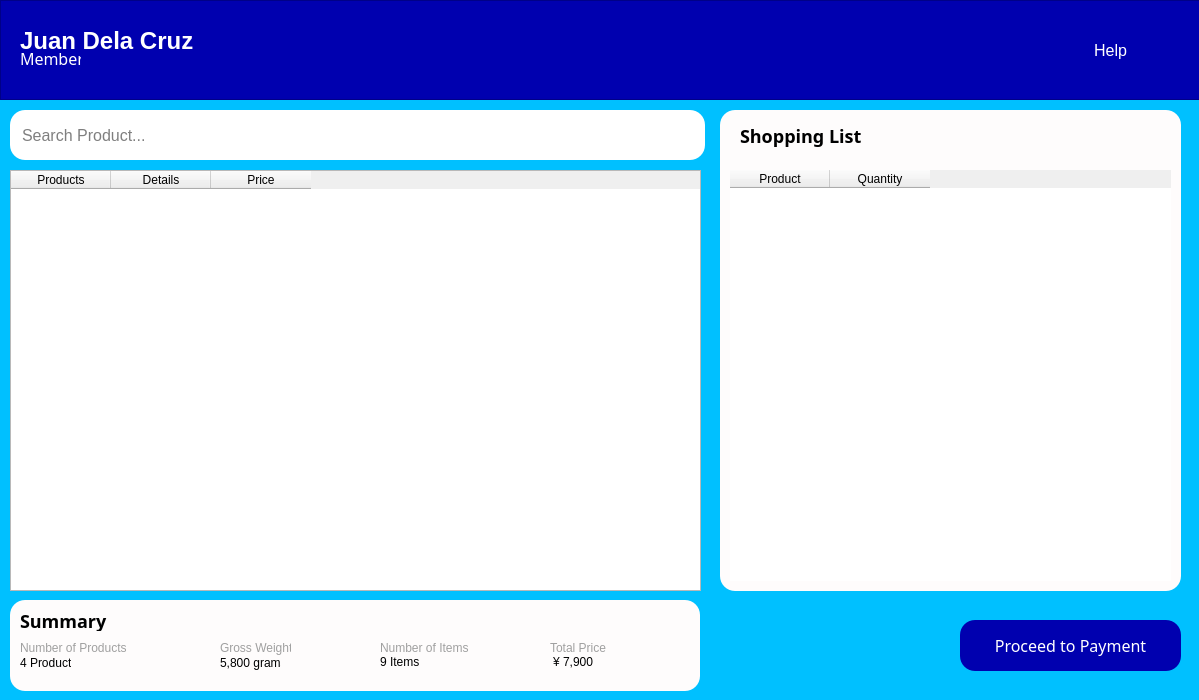
<?xml version="1.0" encoding="UTF-8"?>
<ui version="4.0">
 <class>MainWindow</class>
 <widget class="QMainWindow" name="MainWindow">
  <property name="geometry">
   <rect>
    <x>0</x>
    <y>0</y>
    <width>1199</width>
    <height>700</height>
   </rect>
  </property>
  <property name="windowTitle">
   <string>MainWindow</string>
  </property>
  <property name="styleSheet">
   <string notr="true">#centralwidget{
	background-color:#00C0FF;
}</string>
  </property>
  <widget class="QWidget" name="centralwidget">
   <widget class="QFrame" name="navigationFrame">
    <property name="geometry">
     <rect>
      <x>0</x>
      <y>0</y>
      <width>1200</width>
      <height>100</height>
     </rect>
    </property>
    <property name="styleSheet">
     <string notr="true">#navigationFrame{
	background-color:#0000AF;
}</string>
    </property>
    <property name="frameShape">
     <enum>QFrame::StyledPanel</enum>
    </property>
    <property name="frameShadow">
     <enum>QFrame::Raised</enum>
    </property>
    <widget class="QLabel" name="nameOutput">
     <property name="geometry">
      <rect>
       <x>20</x>
       <y>30</y>
       <width>181</width>
       <height>21</height>
      </rect>
     </property>
     <property name="styleSheet">
      <string notr="true">#nameOutput{
	font-weight:bold;
	font-size:24px;
	color:#fff;
}</string>
     </property>
     <property name="text">
      <string>Juan Dela Cruz</string>
     </property>
    </widget>
    <widget class="QLabel" name="roleOutput">
     <property name="geometry">
      <rect>
       <x>20</x>
       <y>50</y>
       <width>61</width>
       <height>16</height>
      </rect>
     </property>
     <property name="styleSheet">
      <string notr="true">#roleOutput{
	font-size:16px;
	font-family:Montserrat;
	color:#fff;
}</string>
     </property>
     <property name="text">
      <string>Member</string>
     </property>
    </widget>
    <widget class="QPushButton" name="helpPushButton">
     <property name="geometry">
      <rect>
       <x>1060</x>
       <y>30</y>
       <width>101</width>
       <height>41</height>
      </rect>
     </property>
     <property name="styleSheet">
      <string notr="true">#helpPushButton{
	background-color:none;
	border:none;
	color:#fff;
	font-size:16px;
}</string>
     </property>
     <property name="text">
      <string>Help</string>
     </property>
    </widget>
   </widget>
   <widget class="QLineEdit" name="searchLineEdit">
    <property name="geometry">
     <rect>
      <x>10</x>
      <y>110</y>
      <width>695</width>
      <height>50</height>
     </rect>
    </property>
    <property name="styleSheet">
     <string notr="true">#searchLineEdit{
	border-radius:15px;
	padding:10px;
	font-size:16px;
}</string>
    </property>
    <property name="placeholderText">
     <string>Search Product...</string>
    </property>
   </widget>
   <widget class="QTableWidget" name="productTable">
    <property name="geometry">
     <rect>
      <x>10</x>
      <y>170</y>
      <width>691</width>
      <height>421</height>
     </rect>
    </property>
    <column>
     <property name="text">
      <string>Products</string>
     </property>
    </column>
    <column>
     <property name="text">
      <string>Details</string>
     </property>
    </column>
    <column>
     <property name="text">
      <string>Price</string>
     </property>
    </column>
   </widget>
   <widget class="QFrame" name="summaryFrame">
    <property name="geometry">
     <rect>
      <x>10</x>
      <y>600</y>
      <width>690</width>
      <height>91</height>
     </rect>
    </property>
    <property name="styleSheet">
     <string notr="true">#summaryFrame{
	background-color:#FEFCFC;
	border-radius:15px;
}</string>
    </property>
    <property name="frameShape">
     <enum>QFrame::StyledPanel</enum>
    </property>
    <property name="frameShadow">
     <enum>QFrame::Raised</enum>
    </property>
    <widget class="QLabel" name="summaryLabel">
     <property name="geometry">
      <rect>
       <x>10</x>
       <y>10</y>
       <width>91</width>
       <height>21</height>
      </rect>
     </property>
     <property name="styleSheet">
      <string notr="true">#summaryLabel{
	font-size:18px;
	font-family:Montserrat;
	font-weight:bold;
}</string>
     </property>
     <property name="text">
      <string>Summary</string>
     </property>
    </widget>
    <widget class="QLabel" name="productsLabel">
     <property name="geometry">
      <rect>
       <x>10</x>
       <y>40</y>
       <width>111</width>
       <height>16</height>
      </rect>
     </property>
     <property name="styleSheet">
      <string notr="true">#productsLabel{
	font-size:12px;
	color:#A0A0A0;
}</string>
     </property>
     <property name="text">
      <string>Number of Products</string>
     </property>
    </widget>
    <widget class="QLabel" name="grossLabel">
     <property name="geometry">
      <rect>
       <x>210</x>
       <y>40</y>
       <width>71</width>
       <height>16</height>
      </rect>
     </property>
     <property name="styleSheet">
      <string notr="true">#grossLabel{
	font-size:12px;
	color:#A0A0A0;
}</string>
     </property>
     <property name="text">
      <string>Gross Weight</string>
     </property>
    </widget>
    <widget class="QLabel" name="itemsLabel">
     <property name="geometry">
      <rect>
       <x>370</x>
       <y>40</y>
       <width>101</width>
       <height>16</height>
      </rect>
     </property>
     <property name="styleSheet">
      <string notr="true">#itemsLabel{
	font-size:12px;
	color:#A0A0A0;
}</string>
     </property>
     <property name="text">
      <string>Number of Items</string>
     </property>
    </widget>
    <widget class="QLabel" name="totalLabel">
     <property name="geometry">
      <rect>
       <x>540</x>
       <y>40</y>
       <width>61</width>
       <height>16</height>
      </rect>
     </property>
     <property name="styleSheet">
      <string notr="true">#totalLabel{
	font-size:12px;
	color:#A0A0A0;
}</string>
     </property>
     <property name="text">
      <string>Total Price</string>
     </property>
    </widget>
    <widget class="QLabel" name="productsOutput">
     <property name="geometry">
      <rect>
       <x>10</x>
       <y>55</y>
       <width>51</width>
       <height>16</height>
      </rect>
     </property>
     <property name="text">
      <string>4 Products</string>
     </property>
    </widget>
    <widget class="QLabel" name="grossOutput">
     <property name="geometry">
      <rect>
       <x>210</x>
       <y>55</y>
       <width>61</width>
       <height>16</height>
      </rect>
     </property>
     <property name="text">
      <string>5,800 grams</string>
     </property>
    </widget>
    <widget class="QLabel" name="itemsOutput">
     <property name="geometry">
      <rect>
       <x>370</x>
       <y>55</y>
       <width>47</width>
       <height>13</height>
      </rect>
     </property>
     <property name="text">
      <string>9 Items</string>
     </property>
    </widget>
    <widget class="QLabel" name="totalOutput">
     <property name="geometry">
      <rect>
       <x>543</x>
       <y>55</y>
       <width>47</width>
       <height>13</height>
      </rect>
     </property>
     <property name="text">
      <string>¥ 7,900</string>
     </property>
    </widget>
   </widget>
   <widget class="QFrame" name="shoppingListFrame">
    <property name="geometry">
     <rect>
      <x>720</x>
      <y>110</y>
      <width>461</width>
      <height>481</height>
     </rect>
    </property>
    <property name="styleSheet">
     <string notr="true">#shoppingListFrame{
	background-color:#FEFCFC;
	border-radius:15px;
}</string>
    </property>
    <property name="frameShape">
     <enum>QFrame::StyledPanel</enum>
    </property>
    <property name="frameShadow">
     <enum>QFrame::Raised</enum>
    </property>
    <widget class="QLabel" name="shoppingListLabel">
     <property name="geometry">
      <rect>
       <x>20</x>
       <y>10</y>
       <width>131</width>
       <height>31</height>
      </rect>
     </property>
     <property name="styleSheet">
      <string notr="true">#shoppingListLabel{
	font-size:18px;
	font-weight:bold;
	font-family:Montserrat;
}</string>
     </property>
     <property name="text">
      <string>Shopping List</string>
     </property>
    </widget>
    <widget class="QTableWidget" name="shoppingListTable">
     <property name="geometry">
      <rect>
       <x>10</x>
       <y>60</y>
       <width>441</width>
       <height>411</height>
      </rect>
     </property>
     <property name="styleSheet">
      <string notr="true">#shoppingListTable{
	border:none;

}</string>
     </property>
     <column>
      <property name="text">
       <string>Product</string>
      </property>
     </column>
     <column>
      <property name="text">
       <string>Quantity</string>
      </property>
     </column>
    </widget>
   </widget>
   <widget class="QPushButton" name="checkOutPushButton">
    <property name="geometry">
     <rect>
      <x>960</x>
      <y>620</y>
      <width>221</width>
      <height>51</height>
     </rect>
    </property>
    <property name="styleSheet">
     <string notr="true">#checkOutPushButton{
	background-color:#0000AF;
	border-radius:15px;
	font-size:16px;
	font-family:Montserrat;
	color:#fff;
}</string>
    </property>
    <property name="text">
     <string>Proceed to Payment</string>
    </property>
   </widget>
  </widget>
 </widget>
 <resources/>
 <connections/>
</ui>
